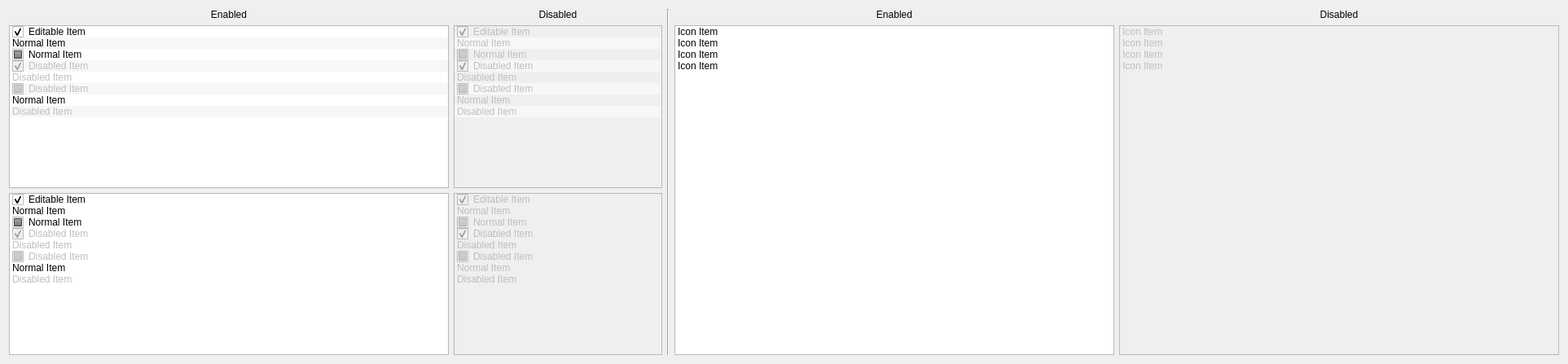
          <widget class="QWidget" name="page_16">
           <property name="geometry">
            <rect>
             <x>0</x>
             <y>0</y>
             <width>1925</width>
             <height>447</height>
            </rect>
           </property>
           <attribute name="label">
            <string>List Widget</string>
           </attribute>
           <layout class="QGridLayout" name="gridLayout_53">
            <item row="2" column="1" colspan="2">
             <widget class="QListWidget" name="listWidget_7">
              <property name="enabled">
               <bool>false</bool>
              </property>
              <item>
               <property name="text">
                <string>Editable Item</string>
               </property>
               <property name="checkState">
                <enum>Checked</enum>
               </property>
               <property name="flags">
                <set>ItemIsSelectable|ItemIsEditable|ItemIsDragEnabled|ItemIsUserCheckable|ItemIsEnabled</set>
               </property>
              </item>
              <item>
               <property name="text">
                <string>Normal Item</string>
               </property>
               <property name="checkState">
                <enum>Unchecked</enum>
               </property>
              </item>
              <item>
               <property name="text">
                <string>Normal Item</string>
               </property>
               <property name="checkState">
                <enum>PartiallyChecked</enum>
               </property>
              </item>
              <item>
               <property name="text">
                <string>Disabled Item</string>
               </property>
               <property name="checkState">
                <enum>Checked</enum>
               </property>
               <property name="flags">
                <set>ItemIsSelectable|ItemIsDragEnabled|ItemIsUserCheckable</set>
               </property>
              </item>
              <item>
               <property name="text">
                <string>Disabled Item</string>
               </property>
               <property name="checkState">
                <enum>Unchecked</enum>
               </property>
               <property name="flags">
                <set>ItemIsSelectable|ItemIsDragEnabled|ItemIsUserCheckable</set>
               </property>
              </item>
              <item>
               <property name="text">
                <string>Disabled Item</string>
               </property>
               <property name="checkState">
                <enum>PartiallyChecked</enum>
               </property>
               <property name="flags">
                <set>ItemIsSelectable|ItemIsDragEnabled|ItemIsUserCheckable</set>
               </property>
              </item>
              <item>
               <property name="text">
                <string>Normal Item</string>
               </property>
              </item>
              <item>
               <property name="text">
                <string>Disabled Item</string>
               </property>
               <property name="flags">
                <set>ItemIsSelectable|ItemIsDragEnabled|ItemIsUserCheckable</set>
               </property>
              </item>
             </widget>
            </item>
            <item row="1" column="5" rowspan="2">
             <widget class="QListWidget" name="listWidget_3">
              <property name="enabled">
               <bool>false</bool>
              </property>
              <item>
               <property name="text">
                <string>Icon Item</string>
               </property>
              </item>
              <item>
               <property name="text">
                <string>Icon Item</string>
               </property>
              </item>
              <item>
               <property name="text">
                <string>Icon Item</string>
               </property>
              </item>
              <item>
               <property name="text">
                <string>Icon Item</string>
               </property>
              </item>
             </widget>
            </item>
            <item row="2" column="0">
             <widget class="QListWidget" name="listWidget_6">
              <item>
               <property name="text">
                <string>Editable Item</string>
               </property>
               <property name="checkState">
                <enum>Checked</enum>
               </property>
               <property name="flags">
                <set>ItemIsSelectable|ItemIsEditable|ItemIsDragEnabled|ItemIsUserCheckable|ItemIsEnabled</set>
               </property>
              </item>
              <item>
               <property name="text">
                <string>Normal Item</string>
               </property>
               <property name="checkState">
                <enum>Unchecked</enum>
               </property>
              </item>
              <item>
               <property name="text">
                <string>Normal Item</string>
               </property>
               <property name="checkState">
                <enum>PartiallyChecked</enum>
               </property>
              </item>
              <item>
               <property name="text">
                <string>Disabled Item</string>
               </property>
               <property name="checkState">
                <enum>Checked</enum>
               </property>
               <property name="flags">
                <set>ItemIsSelectable|ItemIsDragEnabled|ItemIsUserCheckable</set>
               </property>
              </item>
              <item>
               <property name="text">
                <string>Disabled Item</string>
               </property>
               <property name="checkState">
                <enum>Unchecked</enum>
               </property>
               <property name="flags">
                <set>ItemIsSelectable|ItemIsDragEnabled|ItemIsUserCheckable</set>
               </property>
              </item>
              <item>
               <property name="text">
                <string>Disabled Item</string>
               </property>
               <property name="checkState">
                <enum>PartiallyChecked</enum>
               </property>
               <property name="flags">
                <set>ItemIsSelectable|ItemIsDragEnabled|ItemIsUserCheckable</set>
               </property>
              </item>
              <item>
               <property name="text">
                <string>Normal Item</string>
               </property>
              </item>
              <item>
               <property name="text">
                <string>Disabled Item</string>
               </property>
               <property name="flags">
                <set>ItemIsSelectable|ItemIsDragEnabled|ItemIsUserCheckable</set>
               </property>
              </item>
             </widget>
            </item>
            <item row="0" column="1" colspan="2">
             <widget class="QLabel" name="label_45">
              <property name="text">
               <string>Disabled</string>
              </property>
              <property name="alignment">
               <set>Qt::AlignmentFlag::AlignCenter</set>
              </property>
             </widget>
            </item>
            <item row="0" column="5">
             <widget class="QLabel" name="label_65">
              <property name="text">
               <string>Disabled</string>
              </property>
              <property name="alignment">
               <set>Qt::AlignmentFlag::AlignCenter</set>
              </property>
             </widget>
            </item>
            <item row="1" column="1" colspan="2">
             <widget class="QListWidget" name="listWidget_5">
              <property name="enabled">
               <bool>false</bool>
              </property>
              <property name="alternatingRowColors">
               <bool>true</bool>
              </property>
              <item>
               <property name="text">
                <string>Editable Item</string>
               </property>
               <property name="checkState">
                <enum>Checked</enum>
               </property>
               <property name="flags">
                <set>ItemIsSelectable|ItemIsEditable|ItemIsDragEnabled|ItemIsUserCheckable|ItemIsEnabled</set>
               </property>
              </item>
              <item>
               <property name="text">
                <string>Normal Item</string>
               </property>
               <property name="checkState">
                <enum>Unchecked</enum>
               </property>
              </item>
              <item>
               <property name="text">
                <string>Normal Item</string>
               </property>
               <property name="checkState">
                <enum>PartiallyChecked</enum>
               </property>
              </item>
              <item>
               <property name="text">
                <string>Disabled Item</string>
               </property>
               <property name="checkState">
                <enum>Checked</enum>
               </property>
               <property name="flags">
                <set>ItemIsSelectable|ItemIsDragEnabled|ItemIsUserCheckable</set>
               </property>
              </item>
              <item>
               <property name="text">
                <string>Disabled Item</string>
               </property>
               <property name="checkState">
                <enum>Unchecked</enum>
               </property>
               <property name="flags">
                <set>ItemIsSelectable|ItemIsDragEnabled|ItemIsUserCheckable</set>
               </property>
              </item>
              <item>
               <property name="text">
                <string>Disabled Item</string>
               </property>
               <property name="checkState">
                <enum>PartiallyChecked</enum>
               </property>
               <property name="flags">
                <set>ItemIsSelectable|ItemIsDragEnabled|ItemIsUserCheckable</set>
               </property>
              </item>
              <item>
               <property name="text">
                <string>Normal Item</string>
               </property>
              </item>
              <item>
               <property name="text">
                <string>Disabled Item</string>
               </property>
               <property name="flags">
                <set>ItemIsSelectable|ItemIsDragEnabled|ItemIsUserCheckable</set>
               </property>
              </item>
             </widget>
            </item>
            <item row="0" column="0">
             <widget class="QLabel" name="label_46">
              <property name="text">
               <string>Enabled</string>
              </property>
              <property name="alignment">
               <set>Qt::AlignmentFlag::AlignCenter</set>
              </property>
             </widget>
            </item>
            <item row="0" column="4">
             <widget class="QLabel" name="label_64">
              <property name="text">
               <string>Enabled</string>
              </property>
              <property name="alignment">
               <set>Qt::AlignmentFlag::AlignCenter</set>
              </property>
             </widget>
            </item>
            <item row="1" column="0">
             <widget class="QListWidget" name="listWidget_4">
              <property name="alternatingRowColors">
               <bool>true</bool>
              </property>
              <item>
               <property name="text">
                <string>Editable Item</string>
               </property>
               <property name="checkState">
                <enum>Checked</enum>
               </property>
               <property name="flags">
                <set>ItemIsSelectable|ItemIsEditable|ItemIsDragEnabled|ItemIsUserCheckable|ItemIsEnabled</set>
               </property>
              </item>
              <item>
               <property name="text">
                <string>Normal Item</string>
               </property>
               <property name="checkState">
                <enum>Unchecked</enum>
               </property>
              </item>
              <item>
               <property name="text">
                <string>Normal Item</string>
               </property>
               <property name="checkState">
                <enum>PartiallyChecked</enum>
               </property>
              </item>
              <item>
               <property name="text">
                <string>Disabled Item</string>
               </property>
               <property name="checkState">
                <enum>Checked</enum>
               </property>
               <property name="flags">
                <set>ItemIsSelectable|ItemIsDragEnabled|ItemIsUserCheckable</set>
               </property>
              </item>
              <item>
               <property name="text">
                <string>Disabled Item</string>
               </property>
               <property name="checkState">
                <enum>Unchecked</enum>
               </property>
               <property name="flags">
                <set>ItemIsSelectable|ItemIsDragEnabled|ItemIsUserCheckable</set>
               </property>
              </item>
              <item>
               <property name="text">
                <string>Disabled Item</string>
               </property>
               <property name="checkState">
                <enum>PartiallyChecked</enum>
               </property>
               <property name="flags">
                <set>ItemIsSelectable|ItemIsDragEnabled|ItemIsUserCheckable</set>
               </property>
              </item>
              <item>
               <property name="text">
                <string>Normal Item</string>
               </property>
              </item>
              <item>
               <property name="text">
                <string>Disabled Item</string>
               </property>
               <property name="flags">
                <set>ItemIsSelectable|ItemIsDragEnabled|ItemIsUserCheckable</set>
               </property>
              </item>
             </widget>
            </item>
            <item row="1" column="4" rowspan="2">
             <widget class="QListWidget" name="listWidget_2">
              <item>
               <property name="text">
                <string>Icon Item</string>
               </property>
              </item>
              <item>
               <property name="text">
                <string>Icon Item</string>
               </property>
              </item>
              <item>
               <property name="text">
                <string>Icon Item</string>
               </property>
              </item>
              <item>
               <property name="text">
                <string>Icon Item</string>
               </property>
              </item>
             </widget>
            </item>
            <item row="0" column="3" rowspan="3">
             <widget class="Line" name="line_2">
              <property name="orientation">
               <enum>Qt::Orientation::Vertical</enum>
              </property>
             </widget>
            </item>
           </layout>
          </widget>
